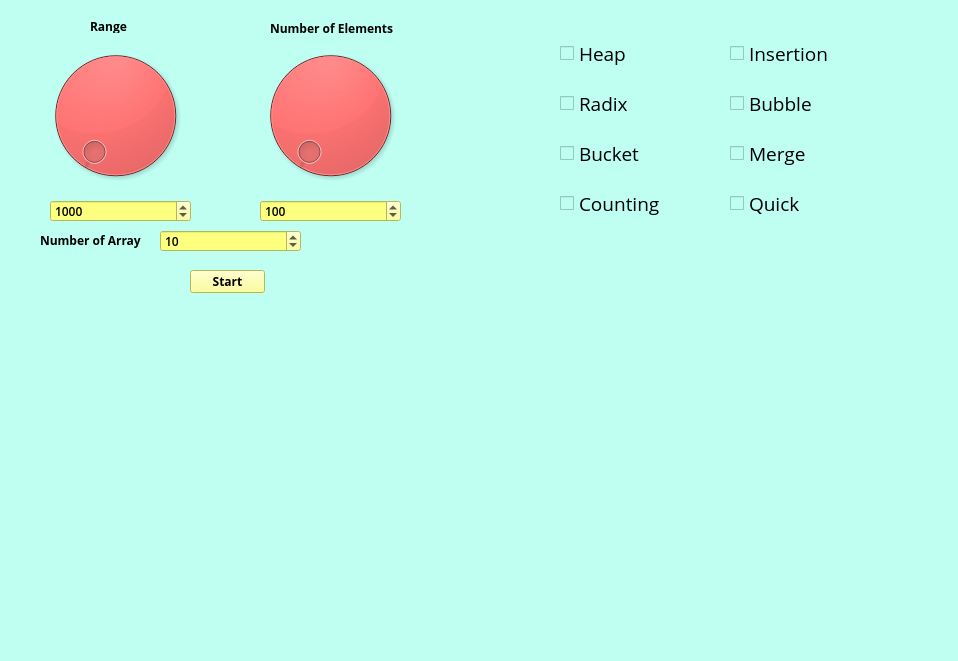
<?xml version="1.0" encoding="UTF-8"?>
<ui version="4.0">
 <class>MainWindow</class>
 <widget class="QMainWindow" name="MainWindow">
  <property name="geometry">
   <rect>
    <x>0</x>
    <y>0</y>
    <width>958</width>
    <height>661</height>
   </rect>
  </property>
  <property name="font">
   <font>
    <family>Open Sans</family>
    <pointsize>9</pointsize>
   </font>
  </property>
  <property name="windowTitle">
   <string>MainWindow</string>
  </property>
  <property name="styleSheet">
   <string notr="true">background-color: rgb(190, 255, 242);</string>
  </property>
  <widget class="QWidget" name="centralwidget">
   <widget class="QCheckBox" name="checkBox_5">
    <property name="enabled">
     <bool>true</bool>
    </property>
    <property name="geometry">
     <rect>
      <x>560</x>
      <y>40</y>
      <width>158</width>
      <height>27</height>
     </rect>
    </property>
    <property name="font">
     <font>
      <family>Open Sans</family>
      <pointsize>14</pointsize>
     </font>
    </property>
    <property name="text">
     <string>Heap</string>
    </property>
    <property name="checked">
     <bool>false</bool>
    </property>
    <property name="tristate">
     <bool>false</bool>
    </property>
   </widget>
   <widget class="QCheckBox" name="checkBox_6">
    <property name="enabled">
     <bool>true</bool>
    </property>
    <property name="geometry">
     <rect>
      <x>560</x>
      <y>90</y>
      <width>158</width>
      <height>27</height>
     </rect>
    </property>
    <property name="font">
     <font>
      <family>Open Sans</family>
      <pointsize>14</pointsize>
     </font>
    </property>
    <property name="text">
     <string>Radix</string>
    </property>
    <property name="checked">
     <bool>false</bool>
    </property>
    <property name="tristate">
     <bool>false</bool>
    </property>
   </widget>
   <widget class="QCheckBox" name="checkBox_7">
    <property name="enabled">
     <bool>true</bool>
    </property>
    <property name="geometry">
     <rect>
      <x>560</x>
      <y>140</y>
      <width>158</width>
      <height>27</height>
     </rect>
    </property>
    <property name="font">
     <font>
      <family>Open Sans</family>
      <pointsize>14</pointsize>
     </font>
    </property>
    <property name="text">
     <string>Bucket</string>
    </property>
    <property name="checked">
     <bool>false</bool>
    </property>
    <property name="tristate">
     <bool>false</bool>
    </property>
   </widget>
   <widget class="QCheckBox" name="checkBox_8">
    <property name="enabled">
     <bool>true</bool>
    </property>
    <property name="geometry">
     <rect>
      <x>560</x>
      <y>190</y>
      <width>158</width>
      <height>27</height>
     </rect>
    </property>
    <property name="font">
     <font>
      <family>Open Sans</family>
      <pointsize>14</pointsize>
     </font>
    </property>
    <property name="text">
     <string>Counting</string>
    </property>
    <property name="checked">
     <bool>false</bool>
    </property>
    <property name="tristate">
     <bool>false</bool>
    </property>
   </widget>
   <widget class="MplWidget" name="MplWidget" native="true">
    <property name="geometry">
     <rect>
      <x>60</x>
      <y>320</y>
      <width>871</width>
      <height>291</height>
     </rect>
    </property>
   </widget>
   <widget class="QCheckBox" name="checkBox">
    <property name="enabled">
     <bool>true</bool>
    </property>
    <property name="geometry">
     <rect>
      <x>730</x>
      <y>40</y>
      <width>111</width>
      <height>27</height>
     </rect>
    </property>
    <property name="font">
     <font>
      <family>Open Sans</family>
      <pointsize>14</pointsize>
     </font>
    </property>
    <property name="text">
     <string>Insertion</string>
    </property>
    <property name="checked">
     <bool>false</bool>
    </property>
    <property name="tristate">
     <bool>false</bool>
    </property>
   </widget>
   <widget class="QCheckBox" name="checkBox_2">
    <property name="enabled">
     <bool>true</bool>
    </property>
    <property name="geometry">
     <rect>
      <x>730</x>
      <y>90</y>
      <width>111</width>
      <height>27</height>
     </rect>
    </property>
    <property name="font">
     <font>
      <family>Open Sans</family>
      <pointsize>14</pointsize>
     </font>
    </property>
    <property name="text">
     <string>Bubble</string>
    </property>
    <property name="checked">
     <bool>false</bool>
    </property>
    <property name="tristate">
     <bool>false</bool>
    </property>
   </widget>
   <widget class="QCheckBox" name="checkBox_3">
    <property name="enabled">
     <bool>true</bool>
    </property>
    <property name="geometry">
     <rect>
      <x>730</x>
      <y>140</y>
      <width>111</width>
      <height>27</height>
     </rect>
    </property>
    <property name="font">
     <font>
      <family>Open Sans</family>
      <pointsize>14</pointsize>
     </font>
    </property>
    <property name="text">
     <string>Merge</string>
    </property>
    <property name="checked">
     <bool>false</bool>
    </property>
    <property name="tristate">
     <bool>false</bool>
    </property>
   </widget>
   <widget class="QCheckBox" name="checkBox_4">
    <property name="enabled">
     <bool>true</bool>
    </property>
    <property name="geometry">
     <rect>
      <x>730</x>
      <y>190</y>
      <width>111</width>
      <height>27</height>
     </rect>
    </property>
    <property name="font">
     <font>
      <family>Open Sans</family>
      <pointsize>14</pointsize>
     </font>
    </property>
    <property name="text">
     <string>Quick</string>
    </property>
    <property name="checked">
     <bool>false</bool>
    </property>
    <property name="tristate">
     <bool>false</bool>
    </property>
   </widget>
   <widget class="QWidget" name="horizontalLayoutWidget_2">
    <property name="geometry">
     <rect>
      <x>240</x>
      <y>40</y>
      <width>181</width>
      <height>151</height>
     </rect>
    </property>
    <layout class="QHBoxLayout" name="horizontalLayout_3">
     <item>
      <widget class="QDial" name="dial_2">
       <property name="styleSheet">
        <string notr="true">background-color:rgb(255, 0, 0);
color: rgb(255, 0, 0);</string>
       </property>
       <property name="maximum">
        <number>1000</number>
       </property>
      </widget>
     </item>
    </layout>
   </widget>
   <widget class="QSpinBox" name="spinBox">
    <property name="geometry">
     <rect>
      <x>50</x>
      <y>200</y>
      <width>141</width>
      <height>22</height>
     </rect>
    </property>
    <property name="font">
     <font>
      <family>Open Sans Semibold</family>
      <pointsize>9</pointsize>
     </font>
    </property>
    <property name="styleSheet">
     <string notr="true">background-color: rgb(255, 255, 127);
</string>
    </property>
    <property name="maximum">
     <number>999999</number>
    </property>
    <property name="value">
     <number>1000</number>
    </property>
   </widget>
   <widget class="QSpinBox" name="spinBox_3">
    <property name="geometry">
     <rect>
      <x>160</x>
      <y>230</y>
      <width>141</width>
      <height>22</height>
     </rect>
    </property>
    <property name="font">
     <font>
      <family>Open Sans Semibold</family>
      <pointsize>9</pointsize>
     </font>
    </property>
    <property name="styleSheet">
     <string notr="true">background-color: rgb(255, 255, 127);
</string>
    </property>
    <property name="maximum">
     <number>999999</number>
    </property>
    <property name="value">
     <number>10</number>
    </property>
   </widget>
   <widget class="QLabel" name="label_3">
    <property name="geometry">
     <rect>
      <x>40</x>
      <y>230</y>
      <width>101</width>
      <height>21</height>
     </rect>
    </property>
    <property name="font">
     <font>
      <family>Open Sans</family>
      <pointsize>9</pointsize>
      <weight>75</weight>
      <bold>true</bold>
     </font>
    </property>
    <property name="text">
     <string>Number of Array</string>
    </property>
   </widget>
   <widget class="QWidget" name="horizontalLayoutWidget">
    <property name="geometry">
     <rect>
      <x>30</x>
      <y>40</y>
      <width>171</width>
      <height>151</height>
     </rect>
    </property>
    <layout class="QHBoxLayout" name="horizontalLayout_2">
     <item>
      <widget class="QDial" name="dial">
       <property name="font">
        <font>
         <family>Open Sans Semibold</family>
        </font>
       </property>
       <property name="styleSheet">
        <string notr="true">background-color:rgb(255, 0, 0);
color: rgb(255, 0, 0);</string>
       </property>
       <property name="maximum">
        <number>1000</number>
       </property>
      </widget>
     </item>
    </layout>
   </widget>
   <widget class="QLabel" name="label_2">
    <property name="geometry">
     <rect>
      <x>270</x>
      <y>20</y>
      <width>131</width>
      <height>16</height>
     </rect>
    </property>
    <property name="font">
     <font>
      <family>Open Sans</family>
      <pointsize>9</pointsize>
      <weight>75</weight>
      <bold>true</bold>
     </font>
    </property>
    <property name="text">
     <string>Number of Elements</string>
    </property>
   </widget>
   <widget class="QSpinBox" name="spinBox_2">
    <property name="geometry">
     <rect>
      <x>260</x>
      <y>200</y>
      <width>141</width>
      <height>22</height>
     </rect>
    </property>
    <property name="font">
     <font>
      <family>Open Sans Semibold</family>
      <pointsize>9</pointsize>
     </font>
    </property>
    <property name="styleSheet">
     <string notr="true">background-color: rgb(255, 255, 127);
</string>
    </property>
    <property name="maximum">
     <number>999999</number>
    </property>
    <property name="value">
     <number>100</number>
    </property>
   </widget>
   <widget class="QPushButton" name="pushButton">
    <property name="geometry">
     <rect>
      <x>190</x>
      <y>270</y>
      <width>75</width>
      <height>23</height>
     </rect>
    </property>
    <property name="font">
     <font>
      <family>Open Sans</family>
      <pointsize>9</pointsize>
      <weight>75</weight>
      <bold>true</bold>
     </font>
    </property>
    <property name="styleSheet">
     <string notr="true">background-color: rgb(255, 255, 127);
color: rgb(0, 0, 0);</string>
    </property>
    <property name="text">
     <string>Start</string>
    </property>
   </widget>
   <widget class="QLabel" name="label">
    <property name="geometry">
     <rect>
      <x>90</x>
      <y>20</y>
      <width>47</width>
      <height>13</height>
     </rect>
    </property>
    <property name="font">
     <font>
      <family>Open Sans</family>
      <pointsize>9</pointsize>
      <weight>75</weight>
      <bold>true</bold>
     </font>
    </property>
    <property name="text">
     <string>Range</string>
    </property>
   </widget>
  </widget>
  <widget class="QMenuBar" name="menubar">
   <property name="geometry">
    <rect>
     <x>0</x>
     <y>0</y>
     <width>958</width>
     <height>21</height>
    </rect>
   </property>
  </widget>
  <widget class="QStatusBar" name="statusbar"/>
 </widget>
 <customwidgets>
  <customwidget>
   <class>MplWidget</class>
   <extends>QWidget</extends>
   <header>mplwidget.h</header>
   <container>1</container>
  </customwidget>
 </customwidgets>
 <resources/>
 <connections/>
</ui>
